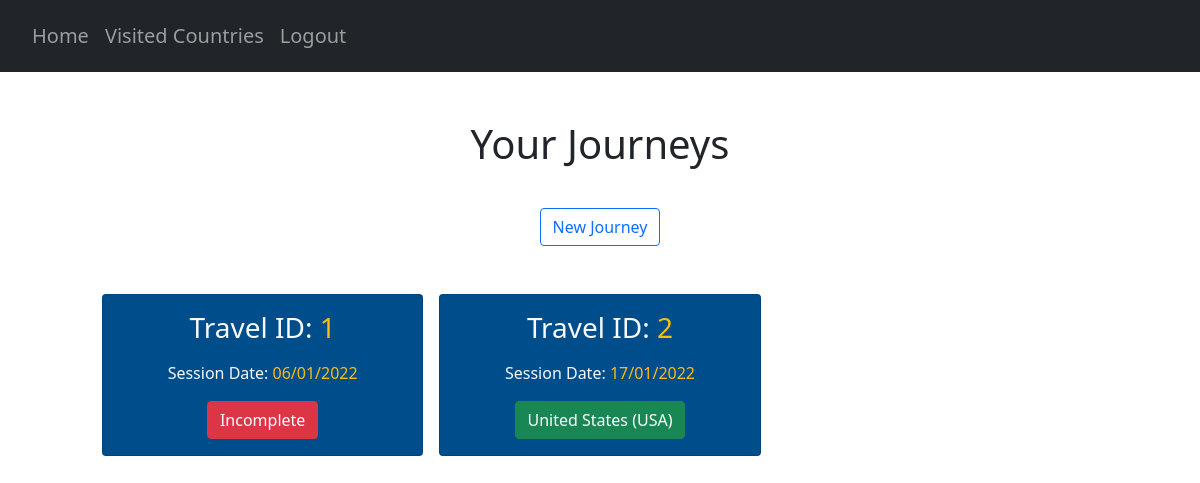
/journeys (signed in), run on the app's committed database.
### website/models.py (models this page shows)
class Country(db.Model):
    country_code = db.Column(db.String(3), primary_key=True)
    country_name = db.Column(db.String(150), unique=True)

### website/views.py (the view)
@views.route("/journeys", methods=["GET"])
@login_required
def journey():
    countries = Country.query.all()
    AllCountries = {}
    for country in countries:
        AllCountries[country.country_code] = country.country_name
    x = select(UserTravelScore)\
            .where(UserTravelScore.user_id == current_user.id)
    result = db.session.connection().execute(x)
    result = result.fetchall()
    travel_sessions = []
    for travel in result:
        num_country_scores = 0
        travelID = travel[1]
        dateAdded = travel[2]
        dateString = dateAdded.strftime("%d/%m/%Y")
        countries_X = select(UserCountryScore)\
            .where(UserCountryScore.user_id == current_user.id, UserCountryScore.travel_id == travelID)
        result_countries = db.session.connection().execute(countries_X)
        result_travels = result_countries.fetchall()
        if result_travels == []:
            travel_sessions.append((travelID, dateString, {'Status': 'Incomplete'}))
        else:
            for country_score in result_travels:
                num_country_scores += 1
            if num_country_scores == 197:
                country_scores_x = select(UserCountryScore)\
                    .where(UserCountryScore.user_id == current_user.id, UserCountryScore.travel_id == travelID)\
                    .order_by(UserCountryScore.total_score.desc())
                result_best_countries = db.session.connection().execute(country_scores_x)
                result_all_countries = result_best_countries.fetchall()
                result_top_country = result_all_countries[0][2]
                country_codes_to_filter = []
                for result in result_all_countries:
                    country_codes_to_filter.append(result[2])
                filtered_country_codes = filterPrevCountries(country_codes_to_filter, travelID)
                top_filtered_country_code = filtered_country_codes[0]
                top_country_name = AllCountries[top_filtered_country_code]
                travel_sessions.append((travelID, dateString, {'Top Country': top_country_name}))
            else:
                print("Incomplete - possible server error")
                travel_sessions.append((travelID, dateString, {'Status': 'Incomplete'}))
    return render_template("journeys.html", user=current_user, journeys=travel_sessions)

### website/__init__.py (called while the page is built)
def create_app():
    app = Flask(__name__)
    app.config['SECRET_KEY'] = 'pog'
    app.config['SQLALCHEMY_DATABASE_URI'] = f'sqlite:///{DB_NAME}'
    db.init_app(app)
    from .views import views
    from .auth import auth
    app.register_blueprint(views, url_prefix='/')
    app.register_blueprint(auth, url_prefix='/')
    from .models import User, Country, UserCountry, Safety, Cost, CulturalValue, CovidRestrictions
    create_database(app)
    login_manager = LoginManager()
    login_manager.login_view = 'auth.login'
    login_manager.init_app(app)
    @login_manager.user_loader
    def load_user(id):
        return User.query.get(int(id))
    return app

### website/questionHandler.py (called while the page is built)
def filterPrevCountries(codes, travelID):
    try:
        current_travel = UserTravelScore.query.get((current_user.id, travelID))
    except (sqlite3.IntegrityError, sqlalchemy.exc.IntegrityError) as e:
        print(e)
    prev_countries = getattr(current_travel, "prev_countries")
    if prev_countries == True:
        return codes
    else:
        suggestionsStream = filter(lambda x:not(doesUserWantThisCountry(x)), codes)
        suggestionsStream = list(suggestionsStream)
        return suggestionsStream

### website/templates/journeys.html (shortened to what this page needs)
{% extends "base.html" %} {% block title %}Journeys{% endblock %}
{% block content %}
<div class="container pt-5">
      <h1 align="center">Your Journeys</h1>
</div>
<div class="container pt-3" align="center">
    <button type="submit" class="btn btn-outline-primary mt-3 newJourney">New Journey</button>
</div>
<section class="p-5">
    <div class="container">
        <div class="row text-center g-3">
            {% for travel in journeys %}
            {% for journeyS, journeyT in travel[2].items() %}
            <div class="col-4">
                <div class="card cardTravel text-light">
                    <div class="card-body text-center">
                        <h3 class="card-title mb-3">
                            Travel ID: <span style="color:#ffbb11">{{ travel[0] }}</span>
                        </h3>
                        <p class="card-text">
                            Session Date: <span style="color:#ffbb11">{{ travel[1] }}</span>
                        </p>
                        {% if journeyT == "Incomplete" %}
                        <button class="btn btn-danger travel" id="{{ travel[0] }}">Incomplete</button>
                        {% else %}
                        <button class="btn btn-success travel" id="{{ travel[0] }}">{{ journeyT }}</button>
                        {% endif %}
                    </div>
                </div>
            </div>
            {% endfor %}
            {% endfor %}
        </div>
    </div>
</section>
{% endblock %}

### website/static/extra.css (style rules this page uses)
.cardTravel { background-color: #004d8c; }

### data on the page
Country: travel "2", travel "17/01/2022", country_name "United States (USA)"

### other printed values
{{ travel[0] }} "1"
{{ travel[1] }} "06/01/2022"
